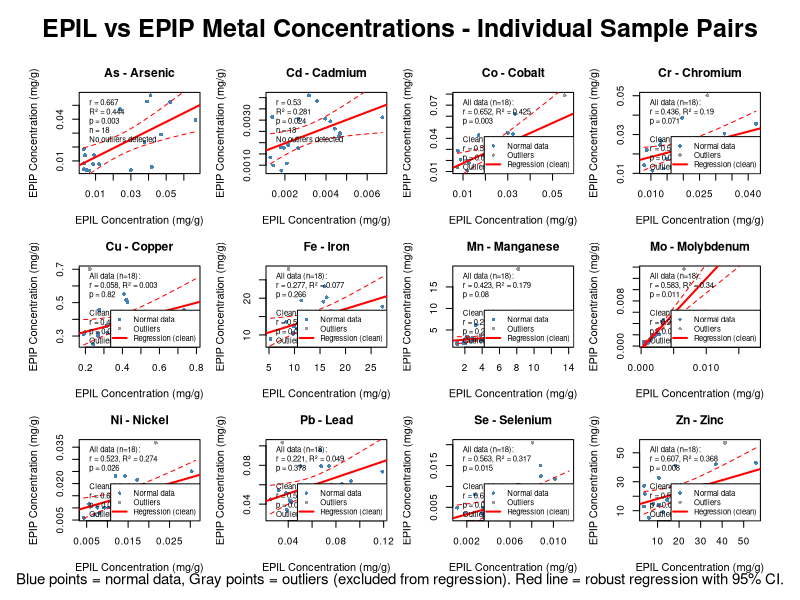
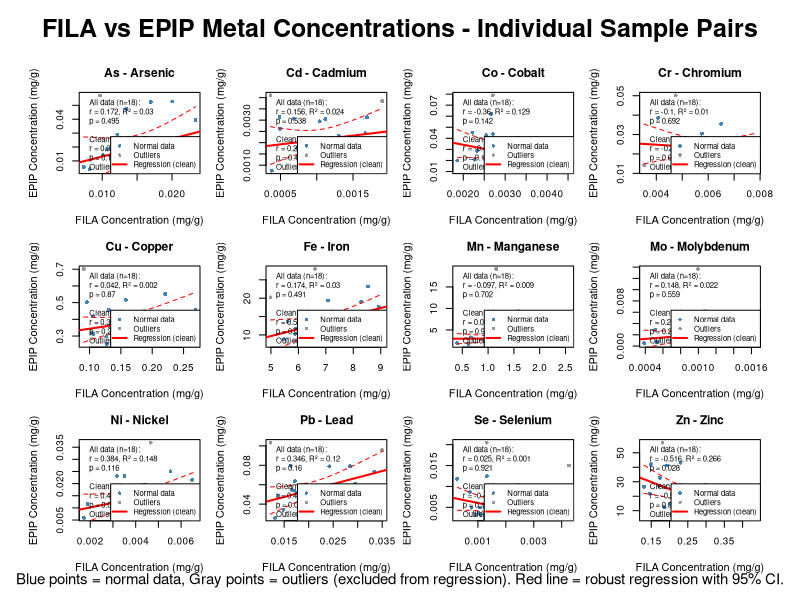
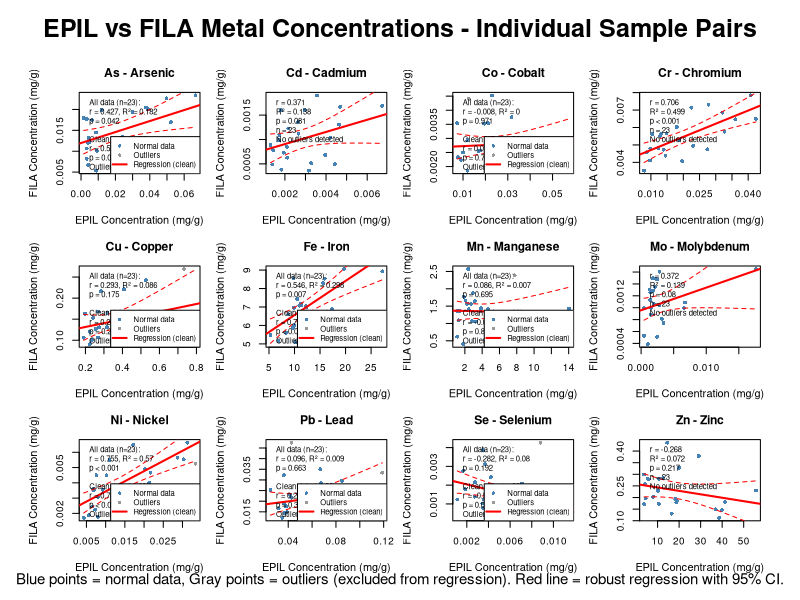

Source code (R) for these figures, in order:
# Linear Regression Plots: EPIL vs EPIP Metal Concentrations
# 3x4 panel layout for all 12 elements using ALL individual samples (no averaging)

# Load required libraries
library(dplyr)
library(tidyr)

# Read data
metal_data <- read.csv("2_incremental/7_AI_ANALYSIS/metal_analysis_subset.csv")

# Define metal configurations
metal_configs <- list(
  As = list(tissue = "As", name = "Arsenic"),
  Cd = list(tissue = "Cd", name = "Cadmium"),
  Co = list(tissue = "Co", name = "Cobalt"),
  Cr = list(tissue = "Cr", name = "Chromium"),
  Cu = list(tissue = "Cu", name = "Copper"),
  Fe = list(tissue = "Fer.1", name = "Iron"),
  Mn = list(tissue = "Mn", name = "Manganese"),
  Mo = list(tissue = "Mo", name = "Molybdenum"),
  Ni = list(tissue = "Ni", name = "Nickel"),
  Pb = list(tissue = "Pb", name = "Lead"),
  Se = list(tissue = "Se", name = "Selenium"),
  Zn = list(tissue = "Zn", name = "Zinc")
)

# Function to prepare data for EPIL vs EPIP comparison using ALL individual samples
prepare_epil_epip_data <- function(data, tissue_col) {
  
  # Clean and filter data - keep all individual samples
  clean_data <- data %>%
    filter(!is.na(.data[[tissue_col]]) & 
             SAMPLE_DESCRIPTOR %in% c("EPIL", "EPIP") &
             !is.na(SITE) & !is.na(SAMPLING_DATE) &
             is.finite(.data[[tissue_col]]))
  
  if(nrow(clean_data) == 0) return(NULL)
  
  # Create unique sample ID for tracking
  clean_data <- clean_data %>%
    mutate(sample_id = paste(SITE, SAMPLING_DATE, SAMPLE_DESCRIPTOR, row_number(), sep = "_")) %>%
    select(SITE, SAMPLING_DATE, SAMPLE_DESCRIPTOR, sample_id, metal_conc = all_of(tissue_col))
  
  # Separate EPIL and EPIP samples
  epil_data <- clean_data %>%
    filter(SAMPLE_DESCRIPTOR == "EPIL") %>%
    select(SITE, SAMPLING_DATE, sample_id, epil_conc = metal_conc)
  
  epip_data <- clean_data %>%
    filter(SAMPLE_DESCRIPTOR == "EPIP") %>%
    select(SITE, SAMPLING_DATE, sample_id, epip_conc = metal_conc)
  
  # For each site-date combination, create all possible EPIL-EPIP pairs
  site_dates <- unique(clean_data[, c("SITE", "SAMPLING_DATE")])
  
  all_pairs <- data.frame()
  
  for(i in 1:nrow(site_dates)) {
    site <- site_dates$SITE[i]
    date <- site_dates$SAMPLING_DATE[i]
    
    epil_subset <- epil_data %>% filter(SITE == site & SAMPLING_DATE == date)
    epip_subset <- epip_data %>% filter(SITE == site & SAMPLING_DATE == date)
    
    if(nrow(epil_subset) > 0 & nrow(epip_subset) > 0) {
      # Create all combinations of EPIL and EPIP samples for this site-date
      for(j in 1:nrow(epil_subset)) {
        for(k in 1:nrow(epip_subset)) {
          all_pairs <- rbind(all_pairs, data.frame(
            SITE = site,
            SAMPLING_DATE = date,
            epil_sample_id = epil_subset$sample_id[j],
            epip_sample_id = epip_subset$sample_id[k],
            conc_EPIL = epil_subset$epil_conc[j],
            conc_EPIP = epip_subset$epip_conc[k]
          ))
        }
      }
    }
  }
  
  return(all_pairs)
}

# Function to create individual regression plot with automatic outlier detection
create_regression_plot <- function(data, metal_symbol, metal_name) {
  
  if(is.null(data) || nrow(data) < 10) {  # Need more points for outlier detection
    # Create empty plot for insufficient data
    plot(1, 1, type = "n", xlab = "", ylab = "", main = paste(metal_symbol, "-", metal_name),
         axes = FALSE)
    text(1, 1, "Insufficient\nData", cex = 1.2)
    return()
  }
  
  # Calculate initial regression to identify outliers
  lm_fit_initial <- lm(conc_EPIP ~ conc_EPIL, data = data)
  
  # Calculate Cook's distance to identify influential outliers
  cooks_dist <- cooks.distance(lm_fit_initial)
  
  # Define outliers as points with Cook's distance > 4/n (common threshold)
  n_points <- nrow(data)
  cooks_threshold <- 4 / n_points
  outliers <- cooks_dist > cooks_threshold
  
  # Also identify extreme outliers using standardized residuals
  std_residuals <- rstandard(lm_fit_initial)
  extreme_outliers <- abs(std_residuals) > 3  # Points beyond 3 standard deviations
  
  # Combine both criteria
  all_outliers <- outliers | extreme_outliers
  
  # Calculate statistics for both full and cleaned datasets
  # Full dataset
  cor_test_full <- cor.test(data$conc_EPIL, data$conc_EPIP, method = "pearson")
  r_full <- round(cor_test_full$estimate, 3)
  r2_full <- round(summary(lm_fit_initial)$r.squared, 3)
  p_full <- cor_test_full$p.value
  
  # Dataset without outliers (if we have enough points left)
  if(sum(!all_outliers) >= 5) {
    data_clean <- data[!all_outliers, ]
    cor_test_clean <- cor.test(data_clean$conc_EPIL, data_clean$conc_EPIP, method = "pearson")
    lm_fit_clean <- lm(conc_EPIP ~ conc_EPIL, data = data_clean)
    
    r_clean <- round(cor_test_clean$estimate, 3)
    r2_clean <- round(summary(lm_fit_clean)$r.squared, 3)
    p_clean <- cor_test_clean$p.value
    n_clean <- nrow(data_clean)
    n_outliers <- sum(all_outliers)
  } else {
    # Too many outliers removed, use full dataset
    data_clean <- data
    lm_fit_clean <- lm_fit_initial
    cor_test_clean <- cor_test_full
    
    r_clean <- r_full
    r2_clean <- r2_full
    p_clean <- p_full
    n_clean <- n_points
    n_outliers <- 0
    all_outliers <- rep(FALSE, n_points)
  }
  
  # Format p-values
  p_formatted_full <- ifelse(p_full < 0.001, "< 0.001", paste("=", round(p_full, 3)))
  p_formatted_clean <- ifelse(p_clean < 0.001, "< 0.001", paste("=", round(p_clean, 3)))
  
  # Create the plot
  # First plot normal points in blue
  plot(data$conc_EPIL[!all_outliers], data$conc_EPIP[!all_outliers],
       xlab = "EPIL Concentration (mg/g)",
       ylab = "EPIP Concentration (mg/g)",
       main = paste(metal_symbol, "-", metal_name),
       pch = 16, col = "steelblue", cex = 0.8,
       cex.main = 1.1, cex.lab = 1.0, cex.axis = 0.9,
       xlim = range(data$conc_EPIL), ylim = range(data$conc_EPIP))
  
  # Add outliers in gray
  if(any(all_outliers)) {
    points(data$conc_EPIL[all_outliers], data$conc_EPIP[all_outliers],
           pch = 16, col = "gray60", cex = 0.8)
  }
  
  # Add regression line using CLEANED data (without outliers)
  abline(lm_fit_clean, col = "red", lwd = 2)
  
  # Add confidence interval for cleaned regression
  x_seq <- seq(min(data$conc_EPIL), max(data$conc_EPIL), length.out = 100)
  pred_interval <- predict(lm_fit_clean, newdata = data.frame(conc_EPIL = x_seq), 
                           interval = "confidence", level = 0.95)
  
  # Add confidence bands
  lines(x_seq, pred_interval[,"lwr"], col = "red", lty = 2, lwd = 1)
  lines(x_seq, pred_interval[,"upr"], col = "red", lty = 2, lwd = 1)
  
  # Create statistics text
  if(n_outliers > 0) {
    stats_text <- paste0(
      "All data (n=", n_points, "):\n",
      "r = ", r_full, ", R² = ", r2_full, "\n",
      "p ", p_formatted_full, "\n\n",
      "Clean data (n=", n_clean, "):\n",
      "r = ", r_clean, ", R² = ", r2_clean, "\n",
      "p ", p_formatted_clean, "\n",
      "Outliers removed: ", n_outliers
    )
  } else {
    stats_text <- paste0(
      "r = ", r_clean, "\n",
      "R² = ", r2_clean, "\n",
      "p ", p_formatted_clean, "\n",
      "n = ", n_clean, "\n",
      "No outliers detected"
    )
  }
  
  # Position text in upper left corner
  x_range <- range(data$conc_EPIL)
  y_range <- range(data$conc_EPIP)
  
  text(x_range[1] + 0.05 * diff(x_range), 
       y_range[2] - 0.05 * diff(y_range),
       stats_text, 
       adj = c(0, 1), 
       cex = 0.7, 
       col = "black",
       font = 1)
  
  # Add legend if outliers were detected
  if(any(all_outliers)) {
    legend("bottomright", 
           legend = c("Normal data", "Outliers", "Regression (clean)"),
           col = c("steelblue", "gray60", "red"),
           pch = c(16, 16, NA),
           lty = c(NA, NA, 1),
           lwd = c(NA, NA, 2),
           cex = 0.7,
           bg = "white")
  }
}

# Set up the plotting layout
cat("Generating EPIL vs EPIP regression plots using ALL individual samples...\n")

# Create PNG file for high-quality output
png("EPIL_EPIP_individual_samples_regression.png", width = 16, height = 12, units = "in", res = 300)

# Set up 3x4 panel layout with margins
par(mfrow = c(3, 4), 
    mar = c(4, 4, 3, 1),  # bottom, left, top, right margins
    oma = c(2, 2, 4, 2))  # outer margins

# Generate plots for all metals
for(i in 1:length(metal_configs)) {
  metal_symbol <- names(metal_configs)[i]
  config <- metal_configs[[i]]
  
  cat("Processing", metal_symbol, "...\n")
  
  # Check if tissue column exists
  if(!config$tissue %in% names(metal_data)) {
    cat("Warning: Column", config$tissue, "not found for", metal_symbol, "\n")
    create_regression_plot(NULL, metal_symbol, config$name)
    next
  }
  
  # Prepare data
  plot_data <- prepare_epil_epip_data(metal_data, config$tissue)
  
  # Create plot
  create_regression_plot(plot_data, metal_symbol, config$name)
}

# Add overall title
mtext("EPIL vs EPIP Metal Concentrations - Individual Sample Pairs", 
      outer = TRUE, cex = 1.5, font = 2, line = 1)

# Add footnote
mtext("Blue points = normal data, Gray points = outliers (excluded from regression). Red line = robust regression with 95% CI.", 
      outer = TRUE, cex = 0.9, line = 0, side = 1)

dev.off()

cat("Plot saved as 'EPIL_EPIP_individual_samples_regression.png'\n")

# Also create a summary table of regression statistics
cat("\n=== INDIVIDUAL SAMPLE REGRESSION STATISTICS ===\n")

regression_summary <- data.frame(
  Metal = character(),
  N_pairs = numeric(),
  N_clean = numeric(),
  N_outliers = numeric(),
  R = numeric(),
  R_squared = numeric(),
  P_value = numeric(),
  Slope = numeric(),
  Intercept = numeric(),
  stringsAsFactors = FALSE
)

for(i in 1:length(metal_configs)) {
  metal_symbol <- names(metal_configs)[i]
  config <- metal_configs[[i]]
  
  if(!config$tissue %in% names(metal_data)) next
  
  plot_data <- prepare_epil_epip_data(metal_data, config$tissue)
  
  if(is.null(plot_data) || nrow(plot_data) < 10) {
    regression_summary <- rbind(regression_summary, data.frame(
      Metal = metal_symbol,
      N_pairs = ifelse(is.null(plot_data), 0, nrow(plot_data)),
      N_clean = NA,
      N_outliers = NA,
      R = NA,
      R_squared = NA,
      P_value = NA,
      Slope = NA,
      Intercept = NA
    ))
    next
  }
  
  # Recalculate outlier detection for summary
  lm_initial <- lm(conc_EPIP ~ conc_EPIL, data = plot_data)
  cooks_dist <- cooks.distance(lm_initial)
  std_residuals <- rstandard(lm_initial)
  
  cooks_threshold <- 4 / nrow(plot_data)
  outliers_detected <- (cooks_dist > cooks_threshold) | (abs(std_residuals) > 3)
  
  # Calculate final statistics using cleaned data
  if(sum(!outliers_detected) >= 5) {
    clean_data <- plot_data[!outliers_detected, ]
    cor_test <- cor.test(clean_data$conc_EPIL, clean_data$conc_EPIP, method = "pearson")
    lm_fit <- lm(conc_EPIP ~ conc_EPIL, data = clean_data)
  } else {
    # Use full dataset if too many outliers
    cor_test <- cor.test(plot_data$conc_EPIL, plot_data$conc_EPIP, method = "pearson")
    lm_fit <- lm(conc_EPIP ~ conc_EPIL, data = plot_data)
    outliers_detected <- rep(FALSE, nrow(plot_data))
  }
  
  regression_summary <- rbind(regression_summary, data.frame(
    Metal = metal_symbol,
    N_pairs = nrow(plot_data),
    R = round(cor_test$estimate, 3),
    R_squared = round(summary(lm_fit)$r.squared, 3),
    P_value = round(cor_test$p.value, 4),
    Slope = round(coef(lm_fit)[2], 4),
    Intercept = round(coef(lm_fit)[1], 4)
  ))
}

print(regression_summary, row.names = FALSE)

# Save summary table
write.csv(regression_summary, "EPIL_EPIP_individual_samples_summary.csv", row.names = FALSE)

cat("\nRegression summary saved as 'EPIL_EPIP_individual_samples_summary.csv'\n")

# Compare sample sizes and show data structure
cat("\n=== DATA STRUCTURE SUMMARY ===\n")
for(i in 1:min(3, length(metal_configs))) {  # Show first 3 metals as examples
  metal_symbol <- names(metal_configs)[i]
  config <- metal_configs[[i]]
  
  if(!config$tissue %in% names(metal_data)) next
  
  plot_data <- prepare_epil_epip_data(metal_data, config$tissue)
  if(is.null(plot_data)) next
  
  n_sites <- length(unique(paste(plot_data$SITE, plot_data$SAMPLING_DATE)))
  n_pairs <- nrow(plot_data)
  
  cat(sprintf("%s: %d site-date combinations → %d individual sample pairs\n", 
              metal_symbol, n_sites, n_pairs))
}

cat("\nNote: Each site-date combination creates multiple pairs if there are multiple samples per compartment.\n")

# Linear Regression Plots: FILA vs EPIP Metal Concentrations
# 3x4 panel layout for all 12 elements using ALL individual samples (no averaging)

# Load required libraries
library(dplyr)
library(tidyr)

# Read data
metal_data <- read.csv("2_incremental/7_AI_ANALYSIS/metal_analysis_subset.csv")

# Define metal configurations
metal_configs <- list(
  As = list(tissue = "As", name = "Arsenic"),
  Cd = list(tissue = "Cd", name = "Cadmium"),
  Co = list(tissue = "Co", name = "Cobalt"),
  Cr = list(tissue = "Cr", name = "Chromium"),
  Cu = list(tissue = "Cu", name = "Copper"),
  Fe = list(tissue = "Fer.1", name = "Iron"),
  Mn = list(tissue = "Mn", name = "Manganese"),
  Mo = list(tissue = "Mo", name = "Molybdenum"),
  Ni = list(tissue = "Ni", name = "Nickel"),
  Pb = list(tissue = "Pb", name = "Lead"),
  Se = list(tissue = "Se", name = "Selenium"),
  Zn = list(tissue = "Zn", name = "Zinc")
)

# Function to prepare data for FILA vs EPIP comparison using ALL individual samples
prepare_FILA_epip_data <- function(data, tissue_col) {
  
  # Clean and filter data - keep all individual samples
  clean_data <- data %>%
    filter(!is.na(.data[[tissue_col]]) & 
             SAMPLE_DESCRIPTOR %in% c("FILA", "EPIP") &
             !is.na(SITE) & !is.na(SAMPLING_DATE) &
             is.finite(.data[[tissue_col]]))
  
  if(nrow(clean_data) == 0) return(NULL)
  
  # Create unique sample ID for tracking
  clean_data <- clean_data %>%
    mutate(sample_id = paste(SITE, SAMPLING_DATE, SAMPLE_DESCRIPTOR, row_number(), sep = "_")) %>%
    select(SITE, SAMPLING_DATE, SAMPLE_DESCRIPTOR, sample_id, metal_conc = all_of(tissue_col))
  
  # Separate FILA and EPIP samples
  FILA_data <- clean_data %>%
    filter(SAMPLE_DESCRIPTOR == "FILA") %>%
    select(SITE, SAMPLING_DATE, sample_id, FILA_conc = metal_conc)
  
  epip_data <- clean_data %>%
    filter(SAMPLE_DESCRIPTOR == "EPIP") %>%
    select(SITE, SAMPLING_DATE, sample_id, epip_conc = metal_conc)
  
  # For each site-date combination, create all possible FILA-EPIP pairs
  site_dates <- unique(clean_data[, c("SITE", "SAMPLING_DATE")])
  
  all_pairs <- data.frame()
  
  for(i in 1:nrow(site_dates)) {
    site <- site_dates$SITE[i]
    date <- site_dates$SAMPLING_DATE[i]
    
    FILA_subset <- FILA_data %>% filter(SITE == site & SAMPLING_DATE == date)
    epip_subset <- epip_data %>% filter(SITE == site & SAMPLING_DATE == date)
    
    if(nrow(FILA_subset) > 0 & nrow(epip_subset) > 0) {
      # Create all combinations of FILA and EPIP samples for this site-date
      for(j in 1:nrow(FILA_subset)) {
        for(k in 1:nrow(epip_subset)) {
          all_pairs <- rbind(all_pairs, data.frame(
            SITE = site,
            SAMPLING_DATE = date,
            FILA_sample_id = FILA_subset$sample_id[j],
            epip_sample_id = epip_subset$sample_id[k],
            conc_FILA = FILA_subset$FILA_conc[j],
            conc_EPIP = epip_subset$epip_conc[k]
          ))
        }
      }
    }
  }
  
  return(all_pairs)
}

# Function to create individual regression plot with automatic outlier detection
create_regression_plot <- function(data, metal_symbol, metal_name) {
  
  if(is.null(data) || nrow(data) < 10) {  # Need more points for outlier detection
    # Create empty plot for insufficient data
    plot(1, 1, type = "n", xlab = "", ylab = "", main = paste(metal_symbol, "-", metal_name),
         axes = FALSE)
    text(1, 1, "Insufficient\nData", cex = 1.2)
    return()
  }
  
  # Calculate initial regression to identify outliers
  lm_fit_initial <- lm(conc_EPIP ~ conc_FILA, data = data)
  
  # Calculate Cook's distance to identify influential outliers
  cooks_dist <- cooks.distance(lm_fit_initial)
  
  # Define outliers as points with Cook's distance > 4/n (common threshold)
  n_points <- nrow(data)
  cooks_threshold <- 4 / n_points
  outliers <- cooks_dist > cooks_threshold
  
  # Also identify extreme outliers using standardized residuals
  std_residuals <- rstandard(lm_fit_initial)
  extreme_outliers <- abs(std_residuals) > 3  # Points beyond 3 standard deviations
  
  # Combine both criteria
  all_outliers <- outliers | extreme_outliers
  
  # Calculate statistics for both full and cleaned datasets
  # Full dataset
  cor_test_full <- cor.test(data$conc_FILA, data$conc_EPIP, method = "pearson")
  r_full <- round(cor_test_full$estimate, 3)
  r2_full <- round(summary(lm_fit_initial)$r.squared, 3)
  p_full <- cor_test_full$p.value
  
  # Dataset without outliers (if we have enough points left)
  if(sum(!all_outliers) >= 5) {
    data_clean <- data[!all_outliers, ]
    cor_test_clean <- cor.test(data_clean$conc_FILA, data_clean$conc_EPIP, method = "pearson")
    lm_fit_clean <- lm(conc_EPIP ~ conc_FILA, data = data_clean)
    
    r_clean <- round(cor_test_clean$estimate, 3)
    r2_clean <- round(summary(lm_fit_clean)$r.squared, 3)
    p_clean <- cor_test_clean$p.value
    n_clean <- nrow(data_clean)
    n_outliers <- sum(all_outliers)
  } else {
    # Too many outliers removed, use full dataset
    data_clean <- data
    lm_fit_clean <- lm_fit_initial
    cor_test_clean <- cor_test_full
    
    r_clean <- r_full
    r2_clean <- r2_full
    p_clean <- p_full
    n_clean <- n_points
    n_outliers <- 0
    all_outliers <- rep(FALSE, n_points)
  }
  
  # Format p-values
  p_formatted_full <- ifelse(p_full < 0.001, "< 0.001", paste("=", round(p_full, 3)))
  p_formatted_clean <- ifelse(p_clean < 0.001, "< 0.001", paste("=", round(p_clean, 3)))
  
  # Create the plot
  # First plot normal points in blue
  plot(data$conc_FILA[!all_outliers], data$conc_EPIP[!all_outliers],
       xlab = "FILA Concentration (mg/g)",
       ylab = "EPIP Concentration (mg/g)",
       main = paste(metal_symbol, "-", metal_name),
       pch = 16, col = "steelblue", cex = 0.8,
       cex.main = 1.1, cex.lab = 1.0, cex.axis = 0.9,
       xlim = range(data$conc_FILA), ylim = range(data$conc_EPIP))
  
  # Add outliers in gray
  if(any(all_outliers)) {
    points(data$conc_FILA[all_outliers], data$conc_EPIP[all_outliers],
           pch = 16, col = "gray60", cex = 0.8)
  }
  
  # Add regression line using CLEANED data (without outliers)
  abline(lm_fit_clean, col = "red", lwd = 2)
  
  # Add confidence interval for cleaned regression
  x_seq <- seq(min(data$conc_FILA), max(data$conc_FILA), length.out = 100)
  pred_interval <- predict(lm_fit_clean, newdata = data.frame(conc_FILA = x_seq), 
                           interval = "confidence", level = 0.95)
  
  # Add confidence bands
  lines(x_seq, pred_interval[,"lwr"], col = "red", lty = 2, lwd = 1)
  lines(x_seq, pred_interval[,"upr"], col = "red", lty = 2, lwd = 1)
  
  # Create statistics text
  if(n_outliers > 0) {
    stats_text <- paste0(
      "All data (n=", n_points, "):\n",
      "r = ", r_full, ", R² = ", r2_full, "\n",
      "p ", p_formatted_full, "\n\n",
      "Clean data (n=", n_clean, "):\n",
      "r = ", r_clean, ", R² = ", r2_clean, "\n",
      "p ", p_formatted_clean, "\n",
      "Outliers removed: ", n_outliers
    )
  } else {
    stats_text <- paste0(
      "r = ", r_clean, "\n",
      "R² = ", r2_clean, "\n",
      "p ", p_formatted_clean, "\n",
      "n = ", n_clean, "\n",
      "No outliers detected"
    )
  }
  
  # Position text in upper left corner
  x_range <- range(data$conc_FILA)
  y_range <- range(data$conc_EPIP)
  
  text(x_range[1] + 0.05 * diff(x_range), 
       y_range[2] - 0.05 * diff(y_range),
       stats_text, 
       adj = c(0, 1), 
       cex = 0.7, 
       col = "black",
       font = 1)
  
  # Add legend if outliers were detected
  if(any(all_outliers)) {
    legend("bottomright", 
           legend = c("Normal data", "Outliers", "Regression (clean)"),
           col = c("steelblue", "gray60", "red"),
           pch = c(16, 16, NA),
           lty = c(NA, NA, 1),
           lwd = c(NA, NA, 2),
           cex = 0.7,
           bg = "white")
  }
}

# Set up the plotting layout
cat("Generating FILA vs EPIP regression plots using ALL individual samples...\n")

# Create PNG file for high-quality output
png("FILA_EPIP_individual_samples_regression.png", width = 16, height = 12, units = "in", res = 300)

# Set up 3x4 panel layout with margins
par(mfrow = c(3, 4), 
    mar = c(4, 4, 3, 1),  # bottom, left, top, right margins
    oma = c(2, 2, 4, 2))  # outer margins

# Generate plots for all metals
for(i in 1:length(metal_configs)) {
  metal_symbol <- names(metal_configs)[i]
  config <- metal_configs[[i]]
  
  cat("Processing", metal_symbol, "...\n")
  
  # Check if tissue column exists
  if(!config$tissue %in% names(metal_data)) {
    cat("Warning: Column", config$tissue, "not found for", metal_symbol, "\n")
    create_regression_plot(NULL, metal_symbol, config$name)
    next
  }
  
  # Prepare data
  plot_data <- prepare_FILA_epip_data(metal_data, config$tissue)
  
  # Create plot
  create_regression_plot(plot_data, metal_symbol, config$name)
}

# Add overall title
mtext("FILA vs EPIP Metal Concentrations - Individual Sample Pairs", 
      outer = TRUE, cex = 1.5, font = 2, line = 1)

# Add footnote
mtext("Blue points = normal data, Gray points = outliers (excluded from regression). Red line = robust regression with 95% CI.", 
      outer = TRUE, cex = 0.9, line = 0, side = 1)

dev.off()

cat("Plot saved as 'FILA_EPIP_individual_samples_regression.png'\n")

# Also create a summary table of regression statistics
cat("\n=== INDIVIDUAL SAMPLE REGRESSION STATISTICS ===\n")

regression_summary <- data.frame(
  Metal = character(),
  N_pairs = numeric(),
  N_clean = numeric(),
  N_outliers = numeric(),
  R = numeric(),
  R_squared = numeric(),
  P_value = numeric(),
  Slope = numeric(),
  Intercept = numeric(),
  stringsAsFactors = FALSE
)

for(i in 1:length(metal_configs)) {
  metal_symbol <- names(metal_configs)[i]
  config <- metal_configs[[i]]
  
  if(!config$tissue %in% names(metal_data)) next
  
  plot_data <- prepare_FILA_epip_data(metal_data, config$tissue)
  
  if(is.null(plot_data) || nrow(plot_data) < 10) {
    regression_summary <- rbind(regression_summary, data.frame(
      Metal = metal_symbol,
      N_pairs = ifelse(is.null(plot_data), 0, nrow(plot_data)),
      N_clean = NA,
      N_outliers = NA,
      R = NA,
      R_squared = NA,
      P_value = NA,
      Slope = NA,
      Intercept = NA
    ))
    next
  }
  
  # Recalculate outlier detection for summary
  lm_initial <- lm(conc_EPIP ~ conc_FILA, data = plot_data)
  cooks_dist <- cooks.distance(lm_initial)
  std_residuals <- rstandard(lm_initial)
  
  cooks_threshold <- 4 / nrow(plot_data)
  outliers_detected <- (cooks_dist > cooks_threshold) | (abs(std_residuals) > 3)
  
  # Calculate final statistics using cleaned data
  if(sum(!outliers_detected) >= 5) {
    clean_data <- plot_data[!outliers_detected, ]
    cor_test <- cor.test(clean_data$conc_FILA, clean_data$conc_EPIP, method = "pearson")
    lm_fit <- lm(conc_EPIP ~ conc_FILA, data = clean_data)
  } else {
    # Use full dataset if too many outliers
    cor_test <- cor.test(plot_data$conc_FILA, plot_data$conc_EPIP, method = "pearson")
    lm_fit <- lm(conc_EPIP ~ conc_FILA, data = plot_data)
    outliers_detected <- rep(FALSE, nrow(plot_data))
  }
  
  regression_summary <- rbind(regression_summary, data.frame(
    Metal = metal_symbol,
    N_pairs = nrow(plot_data),
    R = round(cor_test$estimate, 3),
    R_squared = round(summary(lm_fit)$r.squared, 3),
    P_value = round(cor_test$p.value, 4),
    Slope = round(coef(lm_fit)[2], 4),
    Intercept = round(coef(lm_fit)[1], 4)
  ))
}

print(regression_summary, row.names = FALSE)

# Save summary table
write.csv(regression_summary, "FILA_EPIP_individual_samples_summary.csv", row.names = FALSE)

cat("\nRegression summary saved as 'FILA_EPIP_individual_samples_summary.csv'\n")

# Compare sample sizes and show data structure
cat("\n=== DATA STRUCTURE SUMMARY ===\n")
for(i in 1:min(3, length(metal_configs))) {  # Show first 3 metals as examples
  metal_symbol <- names(metal_configs)[i]
  config <- metal_configs[[i]]
  
  if(!config$tissue %in% names(metal_data)) next
  
  plot_data <- prepare_FILA_epip_data(metal_data, config$tissue)
  if(is.null(plot_data)) next
  
  n_sites <- length(unique(paste(plot_data$SITE, plot_data$SAMPLING_DATE)))
  n_pairs <- nrow(plot_data)
  
  cat(sprintf("%s: %d site-date combinations → %d individual sample pairs\n", 
              metal_symbol, n_sites, n_pairs))
}

cat("\nNote: Each site-date combination creates multiple pairs if there are multiple samples per compartment.\n")

# Linear Regression Plots: EPIL vs FILA Metal Concentrations
# 3x4 panel layout for all 12 elements using ALL individual samples (no averaging)

# Load required libraries
library(dplyr)
library(tidyr)

# Read data
metal_data <- read.csv("2_incremental/7_AI_ANALYSIS/metal_analysis_subset.csv")

# Define metal configurations
metal_configs <- list(
  As = list(tissue = "As", name = "Arsenic"),
  Cd = list(tissue = "Cd", name = "Cadmium"),
  Co = list(tissue = "Co", name = "Cobalt"),
  Cr = list(tissue = "Cr", name = "Chromium"),
  Cu = list(tissue = "Cu", name = "Copper"),
  Fe = list(tissue = "Fer.1", name = "Iron"),
  Mn = list(tissue = "Mn", name = "Manganese"),
  Mo = list(tissue = "Mo", name = "Molybdenum"),
  Ni = list(tissue = "Ni", name = "Nickel"),
  Pb = list(tissue = "Pb", name = "Lead"),
  Se = list(tissue = "Se", name = "Selenium"),
  Zn = list(tissue = "Zn", name = "Zinc")
)

# Function to prepare data for EPIL vs FILA comparison using ALL individual samples
prepare_epil_FILA_data <- function(data, tissue_col) {
  
  # Clean and filter data - keep all individual samples
  clean_data <- data %>%
    filter(!is.na(.data[[tissue_col]]) & 
             SAMPLE_DESCRIPTOR %in% c("EPIL", "FILA") &
             !is.na(SITE) & !is.na(SAMPLING_DATE) &
             is.finite(.data[[tissue_col]]))
  
  if(nrow(clean_data) == 0) return(NULL)
  
  # Create unique sample ID for tracking
  clean_data <- clean_data %>%
    mutate(sample_id = paste(SITE, SAMPLING_DATE, SAMPLE_DESCRIPTOR, row_number(), sep = "_")) %>%
    select(SITE, SAMPLING_DATE, SAMPLE_DESCRIPTOR, sample_id, metal_conc = all_of(tissue_col))
  
  # Separate EPIL and FILA samples
  epil_data <- clean_data %>%
    filter(SAMPLE_DESCRIPTOR == "EPIL") %>%
    select(SITE, SAMPLING_DATE, sample_id, epil_conc = metal_conc)
  
  FILA_data <- clean_data %>%
    filter(SAMPLE_DESCRIPTOR == "FILA") %>%
    select(SITE, SAMPLING_DATE, sample_id, FILA_conc = metal_conc)
  
  # For each site-date combination, create all possible EPIL-FILA pairs
  site_dates <- unique(clean_data[, c("SITE", "SAMPLING_DATE")])
  
  all_pairs <- data.frame()
  
  for(i in 1:nrow(site_dates)) {
    site <- site_dates$SITE[i]
    date <- site_dates$SAMPLING_DATE[i]
    
    epil_subset <- epil_data %>% filter(SITE == site & SAMPLING_DATE == date)
    FILA_subset <- FILA_data %>% filter(SITE == site & SAMPLING_DATE == date)
    
    if(nrow(epil_subset) > 0 & nrow(FILA_subset) > 0) {
      # Create all combinations of EPIL and FILA samples for this site-date
      for(j in 1:nrow(epil_subset)) {
        for(k in 1:nrow(FILA_subset)) {
          all_pairs <- rbind(all_pairs, data.frame(
            SITE = site,
            SAMPLING_DATE = date,
            epil_sample_id = epil_subset$sample_id[j],
            FILA_sample_id = FILA_subset$sample_id[k],
            conc_EPIL = epil_subset$epil_conc[j],
            conc_FILA = FILA_subset$FILA_conc[k]
          ))
        }
      }
    }
  }
  
  return(all_pairs)
}

# Function to create individual regression plot with automatic outlier detection
create_regression_plot <- function(data, metal_symbol, metal_name) {
  
  if(is.null(data) || nrow(data) < 10) {  # Need more points for outlier detection
    # Create empty plot for insufficient data
    plot(1, 1, type = "n", xlab = "", ylab = "", main = paste(metal_symbol, "-", metal_name),
         axes = FALSE)
    text(1, 1, "Insufficient\nData", cex = 1.2)
    return()
  }
  
  # Calculate initial regression to identify outliers
  lm_fit_initial <- lm(conc_FILA ~ conc_EPIL, data = data)
  
  # Calculate Cook's distance to identify influential outliers
  cooks_dist <- cooks.distance(lm_fit_initial)
  
  # Define outliers as points with Cook's distance > 4/n (common threshold)
  n_points <- nrow(data)
  cooks_threshold <- 4 / n_points
  outliers <- cooks_dist > cooks_threshold
  
  # Also identify extreme outliers using standardized residuals
  std_residuals <- rstandard(lm_fit_initial)
  extreme_outliers <- abs(std_residuals) > 3  # Points beyond 3 standard deviations
  
  # Combine both criteria
  all_outliers <- outliers | extreme_outliers
  
  # Calculate statistics for both full and cleaned datasets
  # Full dataset
  cor_test_full <- cor.test(data$conc_EPIL, data$conc_FILA, method = "pearson")
  r_full <- round(cor_test_full$estimate, 3)
  r2_full <- round(summary(lm_fit_initial)$r.squared, 3)
  p_full <- cor_test_full$p.value
  
  # Dataset without outliers (if we have enough points left)
  if(sum(!all_outliers) >= 5) {
    data_clean <- data[!all_outliers, ]
    cor_test_clean <- cor.test(data_clean$conc_EPIL, data_clean$conc_FILA, method = "pearson")
    lm_fit_clean <- lm(conc_FILA ~ conc_EPIL, data = data_clean)
    
    r_clean <- round(cor_test_clean$estimate, 3)
    r2_clean <- round(summary(lm_fit_clean)$r.squared, 3)
    p_clean <- cor_test_clean$p.value
    n_clean <- nrow(data_clean)
    n_outliers <- sum(all_outliers)
  } else {
    # Too many outliers removed, use full dataset
    data_clean <- data
    lm_fit_clean <- lm_fit_initial
    cor_test_clean <- cor_test_full
    
    r_clean <- r_full
    r2_clean <- r2_full
    p_clean <- p_full
    n_clean <- n_points
    n_outliers <- 0
    all_outliers <- rep(FALSE, n_points)
  }
  
  # Format p-values
  p_formatted_full <- ifelse(p_full < 0.001, "< 0.001", paste("=", round(p_full, 3)))
  p_formatted_clean <- ifelse(p_clean < 0.001, "< 0.001", paste("=", round(p_clean, 3)))
  
  # Create the plot
  # First plot normal points in blue
  plot(data$conc_EPIL[!all_outliers], data$conc_FILA[!all_outliers],
       xlab = "EPIL Concentration (mg/g)",
       ylab = "FILA Concentration (mg/g)",
       main = paste(metal_symbol, "-", metal_name),
       pch = 16, col = "steelblue", cex = 0.8,
       cex.main = 1.1, cex.lab = 1.0, cex.axis = 0.9,
       xlim = range(data$conc_EPIL), ylim = range(data$conc_FILA))
  
  # Add outliers in gray
  if(any(all_outliers)) {
    points(data$conc_EPIL[all_outliers], data$conc_FILA[all_outliers],
           pch = 16, col = "gray60", cex = 0.8)
  }
  
  # Add regression line using CLEANED data (without outliers)
  abline(lm_fit_clean, col = "red", lwd = 2)
  
  # Add confidence interval for cleaned regression
  x_seq <- seq(min(data$conc_EPIL), max(data$conc_EPIL), length.out = 100)
  pred_interval <- predict(lm_fit_clean, newdata = data.frame(conc_EPIL = x_seq), 
                           interval = "confidence", level = 0.95)
  
  # Add confidence bands
  lines(x_seq, pred_interval[,"lwr"], col = "red", lty = 2, lwd = 1)
  lines(x_seq, pred_interval[,"upr"], col = "red", lty = 2, lwd = 1)
  
  # Create statistics text
  if(n_outliers > 0) {
    stats_text <- paste0(
      "All data (n=", n_points, "):\n",
      "r = ", r_full, ", R² = ", r2_full, "\n",
      "p ", p_formatted_full, "\n\n",
      "Clean data (n=", n_clean, "):\n",
      "r = ", r_clean, ", R² = ", r2_clean, "\n",
      "p ", p_formatted_clean, "\n",
      "Outliers removed: ", n_outliers
    )
  } else {
    stats_text <- paste0(
      "r = ", r_clean, "\n",
      "R² = ", r2_clean, "\n",
      "p ", p_formatted_clean, "\n",
      "n = ", n_clean, "\n",
      "No outliers detected"
    )
  }
  
  # Position text in upper left corner
  x_range <- range(data$conc_EPIL)
  y_range <- range(data$conc_FILA)
  
  text(x_range[1] + 0.05 * diff(x_range), 
       y_range[2] - 0.05 * diff(y_range),
       stats_text, 
       adj = c(0, 1), 
       cex = 0.7, 
       col = "black",
       font = 1)
  
  # Add legend if outliers were detected
  if(any(all_outliers)) {
    legend("bottomright", 
           legend = c("Normal data", "Outliers", "Regression (clean)"),
           col = c("steelblue", "gray60", "red"),
           pch = c(16, 16, NA),
           lty = c(NA, NA, 1),
           lwd = c(NA, NA, 2),
           cex = 0.7,
           bg = "white")
  }
}

# Set up the plotting layout
cat("Generating EPIL vs FILA regression plots using ALL individual samples...\n")

# Create PNG file for high-quality output
png("EPIL_FILA_individual_samples_regression.png", width = 16, height = 12, units = "in", res = 300)

# Set up 3x4 panel layout with margins
par(mfrow = c(3, 4), 
    mar = c(4, 4, 3, 1),  # bottom, left, top, right margins
    oma = c(2, 2, 4, 2))  # outer margins

# Generate plots for all metals
for(i in 1:length(metal_configs)) {
  metal_symbol <- names(metal_configs)[i]
  config <- metal_configs[[i]]
  
  cat("Processing", metal_symbol, "...\n")
  
  # Check if tissue column exists
  if(!config$tissue %in% names(metal_data)) {
    cat("Warning: Column", config$tissue, "not found for", metal_symbol, "\n")
    create_regression_plot(NULL, metal_symbol, config$name)
    next
  }
  
  # Prepare data
  plot_data <- prepare_epil_FILA_data(metal_data, config$tissue)
  
  # Create plot
  create_regression_plot(plot_data, metal_symbol, config$name)
}

# Add overall title
mtext("EPIL vs FILA Metal Concentrations - Individual Sample Pairs", 
      outer = TRUE, cex = 1.5, font = 2, line = 1)

# Add footnote
mtext("Blue points = normal data, Gray points = outliers (excluded from regression). Red line = robust regression with 95% CI.", 
      outer = TRUE, cex = 0.9, line = 0, side = 1)

dev.off()

cat("Plot saved as 'EPIL_FILA_individual_samples_regression.png'\n")

# Also create a summary table of regression statistics
cat("\n=== INDIVIDUAL SAMPLE REGRESSION STATISTICS ===\n")

regression_summary <- data.frame(
  Metal = character(),
  N_pairs = numeric(),
  N_clean = numeric(),
  N_outliers = numeric(),
  R = numeric(),
  R_squared = numeric(),
  P_value = numeric(),
  Slope = numeric(),
  Intercept = numeric(),
  stringsAsFactors = FALSE
)

for(i in 1:length(metal_configs)) {
  metal_symbol <- names(metal_configs)[i]
  config <- metal_configs[[i]]
  
  if(!config$tissue %in% names(metal_data)) next
  
  plot_data <- prepare_epil_FILA_data(metal_data, config$tissue)
  
  if(is.null(plot_data) || nrow(plot_data) < 10) {
    regression_summary <- rbind(regression_summary, data.frame(
      Metal = metal_symbol,
      N_pairs = ifelse(is.null(plot_data), 0, nrow(plot_data)),
      N_clean = NA,
      N_outliers = NA,
      R = NA,
      R_squared = NA,
      P_value = NA,
      Slope = NA,
      Intercept = NA
    ))
    next
  }
  
  # Recalculate outlier detection for summary
  lm_initial <- lm(conc_FILA ~ conc_EPIL, data = plot_data)
  cooks_dist <- cooks.distance(lm_initial)
  std_residuals <- rstandard(lm_initial)
  
  cooks_threshold <- 4 / nrow(plot_data)
  outliers_detected <- (cooks_dist > cooks_threshold) | (abs(std_residuals) > 3)
  
  # Calculate final statistics using cleaned data
  if(sum(!outliers_detected) >= 5) {
    clean_data <- plot_data[!outliers_detected, ]
    cor_test <- cor.test(clean_data$conc_EPIL, clean_data$conc_FILA, method = "pearson")
    lm_fit <- lm(conc_FILA ~ conc_EPIL, data = clean_data)
  } else {
    # Use full dataset if too many outliers
    cor_test <- cor.test(plot_data$conc_EPIL, plot_data$conc_FILA, method = "pearson")
    lm_fit <- lm(conc_FILA ~ conc_EPIL, data = plot_data)
    outliers_detected <- rep(FALSE, nrow(plot_data))
  }
  
  regression_summary <- rbind(regression_summary, data.frame(
    Metal = metal_symbol,
    N_pairs = nrow(plot_data),
    R = round(cor_test$estimate, 3),
    R_squared = round(summary(lm_fit)$r.squared, 3),
    P_value = round(cor_test$p.value, 4),
    Slope = round(coef(lm_fit)[2], 4),
    Intercept = round(coef(lm_fit)[1], 4)
  ))
}

print(regression_summary, row.names = FALSE)

# Save summary table
write.csv(regression_summary, "EPIL_FILA_individual_samples_summary.csv", row.names = FALSE)

cat("\nRegression summary saved as 'EPIL_FILA_individual_samples_summary.csv'\n")

# Compare sample sizes and show data structure
cat("\n=== DATA STRUCTURE SUMMARY ===\n")
for(i in 1:min(3, length(metal_configs))) {  # Show first 3 metals as examples
  metal_symbol <- names(metal_configs)[i]
  config <- metal_configs[[i]]
  
  if(!config$tissue %in% names(metal_data)) next
  
  plot_data <- prepare_epil_FILA_data(metal_data, config$tissue)
  if(is.null(plot_data)) next
  
  n_sites <- length(unique(paste(plot_data$SITE, plot_data$SAMPLING_DATE)))
  n_pairs <- nrow(plot_data)
  
  cat(sprintf("%s: %d site-date combinations → %d individual sample pairs\n", 
              metal_symbol, n_sites, n_pairs))
}

cat("\nNote: Each site-date combination creates multiple pairs if there are multiple samples per compartment.\n")
